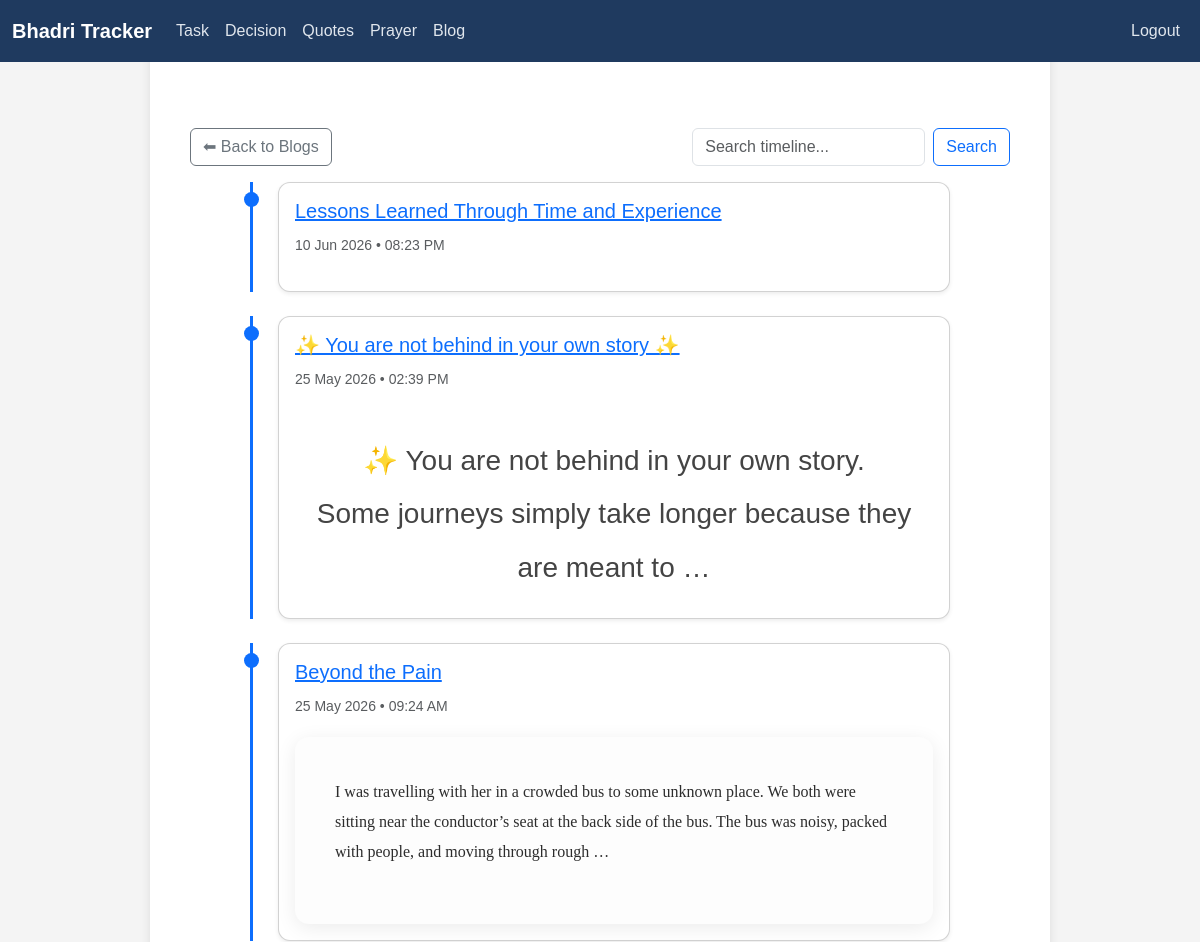
Before: /blogs/blog/timeline/ (signed in, upper part) with the older database file.
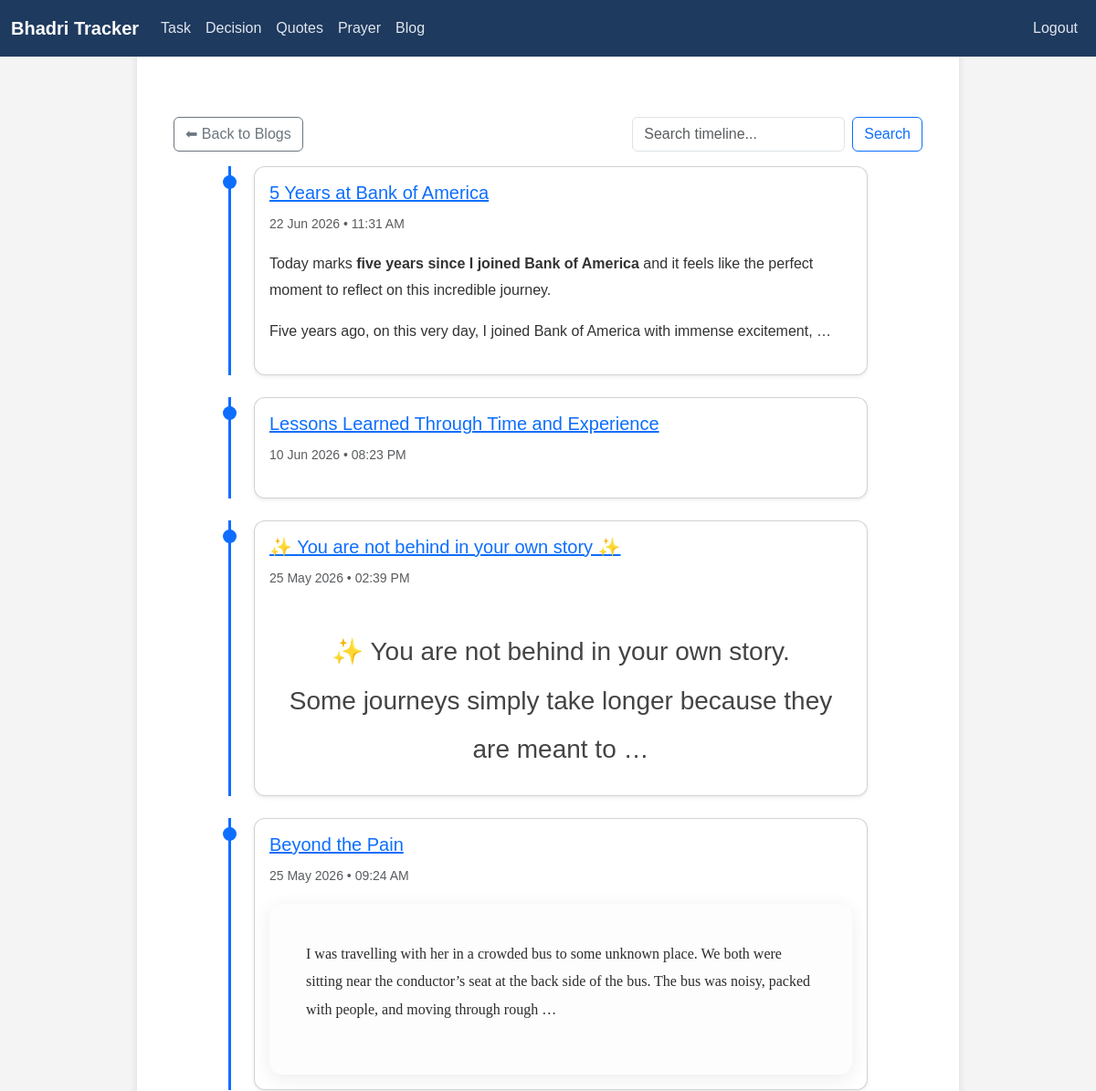
After: the same page with the newer database file.
### blog/models.py (models this page shows, shortened)
class Blog(models.Model):
    title = models.CharField(max_length=200)
    content = models.TextField(help_text="HTML content allowed")
    created_at = models.DateTimeField(auto_now_add=True)
    pin = models.BooleanField(default=False)
    slug = models.SlugField(blank=True)
    public = models.BooleanField(default=False)
    personal = models.BooleanField(default=False)

### blog/views.py (the view)
# urls.py: path('blog/timeline/', views.personal_timeline, name='personal_timeline'),
@login_required
def personal_timeline(request):
    query = request.GET.get('q', '')
    blogs = Blog.objects.filter(personal=True)
    if query:
        blogs = blogs.filter(
            Q(title__icontains=query) |
            Q(content__icontains=query)
        )
    blogs = blogs.order_by('-created_at')
    return render(request, 'blog/personal_timeline.html', {
        'blogs': blogs,
        'query': query
    })

### blog/templatetags/blog_extras.py (called while the page is built)
@register.filter
def remove_media(html):
    if not html:
        return ""
    html = re.sub(r'<img[^>]*>', '', html, flags=re.IGNORECASE)
    html = re.sub(r'<video[^>]*>.*?</video>', '', html, flags=re.IGNORECASE | re.DOTALL)
    html = re.sub(r'<table[^>]*>.*?</table>', '', html, flags=re.IGNORECASE | re.DOTALL)
    return html

### tracker/context_processors.py (called while the page is built)
def active_notifications(request):
    today = timezone.localdate()
    notifications = Notification.objects.filter(
        is_completed=False,
        date__gte=today,
        date__lte=today + timedelta(days=7)
    ).order_by('date')
    return {
        'active_notifications': notifications
    }

### templates/blog/personal_timeline.html (shortened to what this page needs)
{% extends "base.html" %}
{% load blog_extras %}
{% block content %}
<br/>
<div class="d-flex justify-content-between mb-3">
    <a href="{% url 'blogs:blog_list' %}" class="btn btn-outline-secondary">
        ⬅ Back to Blogs
    </a>
    <form method="get" class="d-flex">
        <input type="text" name="q" class="form-control me-2"
               placeholder="Search timeline..." value="{{ query }}">
        <button class="btn btn-outline-primary">Search</button>
    </form>
</div>
<div class="timeline">
    {% for blog in blogs %}
        <div class="timeline-item mb-4">
            <div class="card shadow-sm">
                <div class="card-body">
                    <h5>
                        <a href="{% url 'blogs:blog_detail' blog.slug %}">
                            {{ blog.title }}
                        </a>
                    </h5>
                    <small class="text-muted">
                        {{ blog.created_at|date:"d M Y • h:i A" }}
                    </small>
                    <div class="mt-3">
                        {{ blog.content|remove_media|truncatewords_html:40|safe }}
                    </div>
                </div>
            </div>
        </div>
    {% empty %}
        <p class="text-muted">No personal posts yet.</p>
    {% endfor %}
</div>
{% endblock %}

Changed rows visible on the page:
added Blog: title "5 Years at Bank of America", created_at "22 Jun 2026 • 11:31 AM", content|remove_media "Today marks five years since I joined Bank of America and it feels like the perfect moment to reflect on this incredible journey. Five years ago, on this very day, I joined Bank of America with immense excitement, …"
